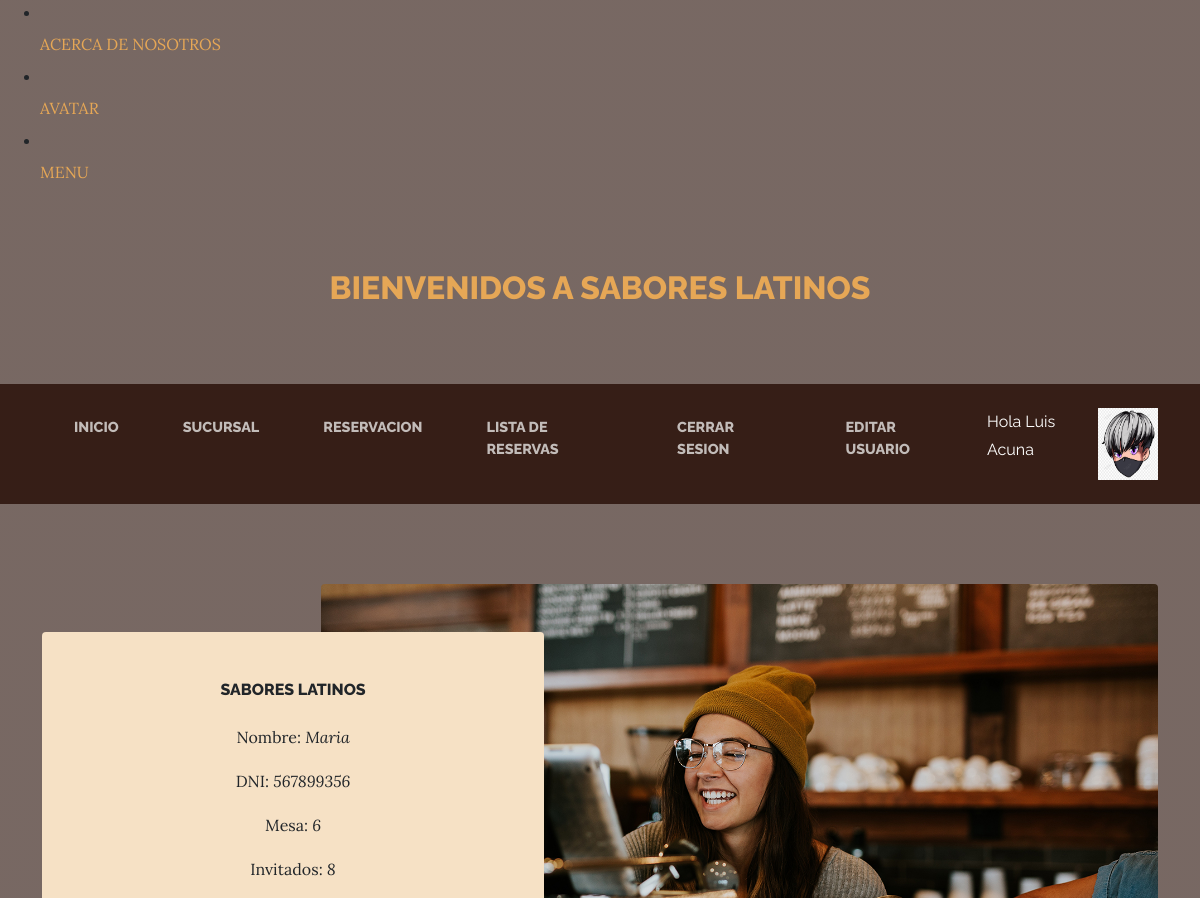
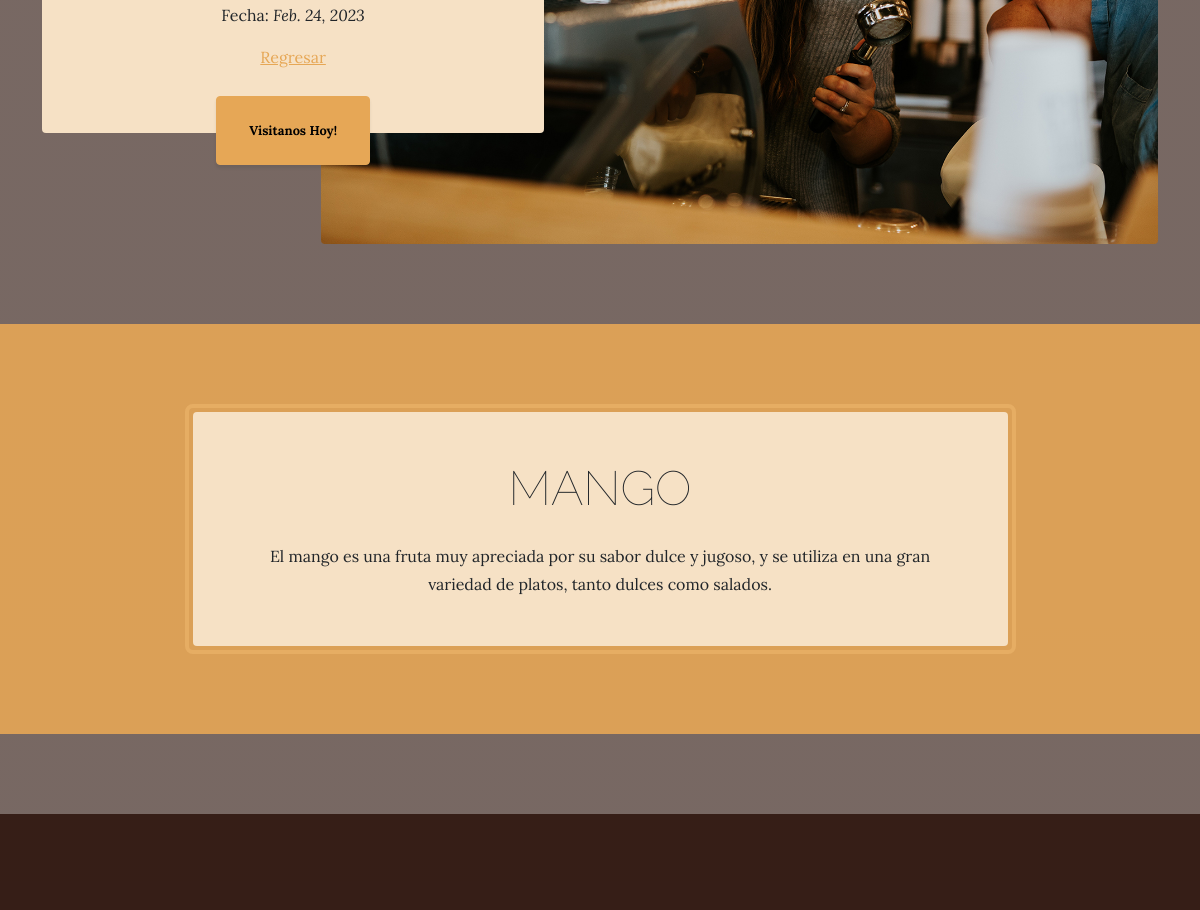
Page /Resto/reservacion/2/ (signed in) on the committed database (2 pictures, top to bottom).
### Resto/models.py (models this page shows, shortened)
class Avatar(models.Model):
    usuario = models.ForeignKey(User, on_delete=models.CASCADE)
    imagen = models.ImageField(upload_to='avatares', null=True, blank = True)

class Reservacion(models.Model):
    nombre= models.CharField(max_length=60)
    DNI= models.CharField(unique=True, max_length=10, null=True, blank=True)
    numero_mesa = models.IntegerField()
    num_invitados = models.IntegerField()
    fecha_de_reservacion = models.DateField()

### Resto/views.py (the view)
# urls.py: path('reservacion/<int:pk>/', DetalleReserva.as_view(), name= 'Detail'),
class DetalleReserva(DetailView):
    model = Reservacion
    template_name = "Resto/reservacion_detail.html"

### Resto/Templates/Resto/reservacion_detail.html
{% extends "Resto/padre.html" %}
{% load static %}
{% block titulo %}
 Bienvenidos a Sabores Latinos
{% endblock %}
{% block titulo1 %}
Sabores Latinos
{% endblock %}
{% block descripcion1 %}
<body>
    <p>Nombre: <i>{{ reservacion.nombre }}</i></p>
    <p>DNI: <i>{{ reservacion.DNI }}</i></p>
    <p>Mesa: <i>{{ reservacion.numero_mesa}}</i></p>
    <p>Invitados: <i>{{ reservacion.num_invitados}}</i></p>
    <p>Fecha: <i>{{ reservacion.fecha_de_reservacion }}</i></p>
    <a  href= "{% url 'ReservaLeer' %}"> Regresar</a>
</body>
{% endblock %}
{% block titulo4 %}
MANGO
{% endblock %}
{% block descripcion2 %}
El mango es una fruta muy apreciada por su sabor dulce y jugoso, y se utiliza en una gran variedad de platos, tanto dulces como salados.
{% endblock %}

### Resto/Templates/Resto/padre.html (shortened to what this page needs)
<!DOCTYPE html>
<html lang="en">
    <head>
        {% load static %}
        <li class="nav-item px-lg-4"><a class="nav-link text-uppercase" href="{% url 'Acercademi' %}">Acerca de nosotros</a></li>
        <li class="nav-item px-lg-4"><a class="nav-link text-uppercase" href="{% url 'Avatar' %}">Avatar</a></li>
        <li class="nav-item px-lg-4"><a class="nav-link text-uppercase" href="{% url 'Menu' %}">Menu</a></li>
        <link href="{% static 'Resto/css/styles.css' %}" rel="stylesheet" />
    </head>
    <body>
        <header>
            <h1 class="site-heading text-center text-faded d-none d-lg-block">
                <span class="site-heading-upper text-primary mb-3">
                    {% block titulo %}
                    {% endblock %}
                </span>
            </h1>
        </header>
        <nav class="navbar navbar-expand-lg navbar-dark py-lg-4" id="mainNav">
            <div class="container">
                <div class="collapse navbar-collapse" id="navbarSupportedContent">
                    <ul class="navbar-nav mx-auto">
                        <li class="nav-item px-lg-4"><a class="nav-link text-uppercase" href="{% url 'Inicio' %}">Inicio</a></li>
                        <li class="nav-item px-lg-4"><a class="nav-link text-uppercase" href="{% url 'Nueva sucursal' %}">Sucursal</a></li>
                        <li class="nav-item px-lg-4"><a class="nav-link text-uppercase" href="{% url 'Nueva Reserva' %}">Reservacion</a></li>
                        <li class="nav-item px-lg-4"><a class="nav-link text-uppercase" href="{% url 'ReservaLeer' %}">Lista de Reservas</a></li>
                        {% if request.user.is_authenticated %}
                        <li class="nav-item px-lg-4"><a class="nav-link text-uppercase" href="{% url 'Logout' %}">Cerrar Sesion</a></li>
                        <li class="nav-item px-lg-4"><a class="nav-link text-uppercase" href="{% url 'EditarUsuario' %}">Editar Usuario</a></li>
                        <p style="color: white;"> Hola {{user.username}} {{user.last_name}} </p>
                        {% with user.avatar_set.first as miAvatar %}
                        {% if miAvatar %}
                        <img src= "{{miAvatar.imagen.url}}" alt= "No encontro la imagen" style= "max-width: 60px ;">
                        {% endif %}
                        {% endwith %}
                        {% else %}
                        <li class="nav-item px-lg-4"><a class="nav-link text-uppercase" href="{% url 'Registros' %}">Registro</a></li>
                        <li class="nav-item px-lg-4"><a class="nav-link text-uppercase" href="{% url 'Login' %}">Iniciar Sesion</a></li>
                        {% endif %}
                    </ul>
                </div>
            </div>
        </nav>
        <section class="page-section clearfix">
            <div class="container">
                <div class="intro">
                    <img class="intro-img img-fluid mb-3 mb-lg-0 rounded" src="{%static 'Resto/assets/img/intro.jpg' %}" alt="..." />
                    <div class="intro-text left-0 text-center bg-faded p-5 rounded">
                        <h2 class="section-heading mb-4">
                            <span class="section-heading-upper">
                            {% block titulo1 %}
                            {% endblock %}
                            </span>
                        </h2>
                        <p class="mb-3">
                            {% block descripcion1 %}
                            {% endblock %}
                        </p>
                        <div class="intro-button mx-auto"><a class="btn btn-primary btn-xl" href="{% url 'Nueva Reserva' %}">Visitanos Hoy!</a></div>
                    </div>
                </div>
            </div>
        </section>
        <section class="page-section cta">
            <div class="container">
                <div class="row">
                    <div class="col-xl-9 mx-auto">
                        <div class="cta-inner bg-faded text-center rounded">
                            <h2 class="section-heading mb-4">
                                <span class="section-heading-lower">
                                {% block titulo4 %}
                                {% endblock %}
                                </span>
                            </h2>
                            <p class="mb-0">
                            {% block descripcion2 %}
                            {% endblock %}
                            </p>
                        </div>
                    </div>
                </div>
            </div>
        </section>
        <footer class="footer text-faded text-center py-5">
        </footer>
    </body>
</html>

### rows in the picture
Avatar: imagen (picture)
Reservacion: nombre "Maria", DNI "567899356", numero_mesa "6", num_invitados "8", fecha_de_reservacion "Feb. 24, 2023"

### other values in the picture
{{ user.username }} "Luis"
{{ user.last_name }} "Acuna"
